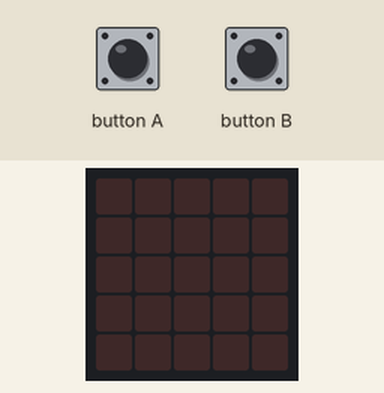
The program below on a simulated BBC micro:bit running MicroPython. Shown: the board's 5×5 LED display. The inputs (shaded band) are chosen by the test bench.

Above: at 1.2 s.
1.3 s: button B pressed for 0.15 s
At 2.5 s:
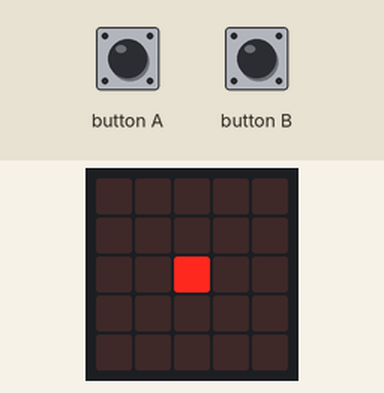
2.9 s: button A pressed for 0.15 s
At 3.8 s:
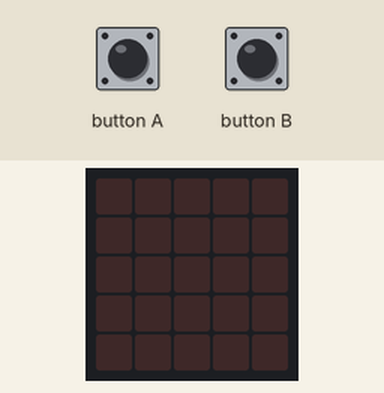
4.5 s: button B pressed for 1 s
At 5.0 s:
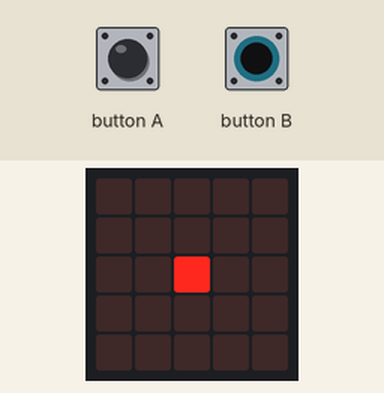
7.0 s: button A pressed for 1 s
At 8.1 s:
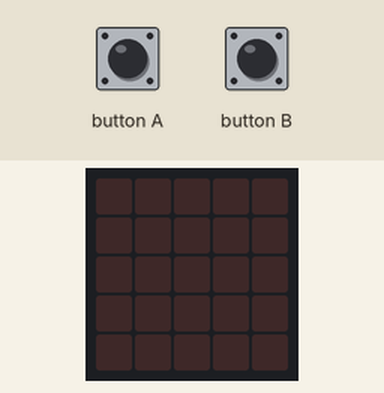
Timing chart, 0 to 10.0 s (numbered marks = the images above; inputs shaded):
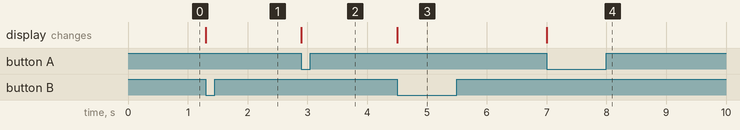

Measured:
- after the input at 1.3 s, the display: changes at once (image 1)
- after the input at 2.9 s, the display: changes at once (image 2)
- after the input at 4.5 s, the display: changes at once (image 3)
- after the input at 7.0 s, the display: changes at once (image 4)

The program:

Interne_programme_4.py
```python
import microbit
while True :
    if microbit.button_a.is_pressed(): # bouton a : Arrêt
        microbit.display.set_pixel(2,2,0)
    elif microbit.button_b.is_pressed(): # bouton b : Marche
        microbit.display.set_pixel(2,2,9)
```
